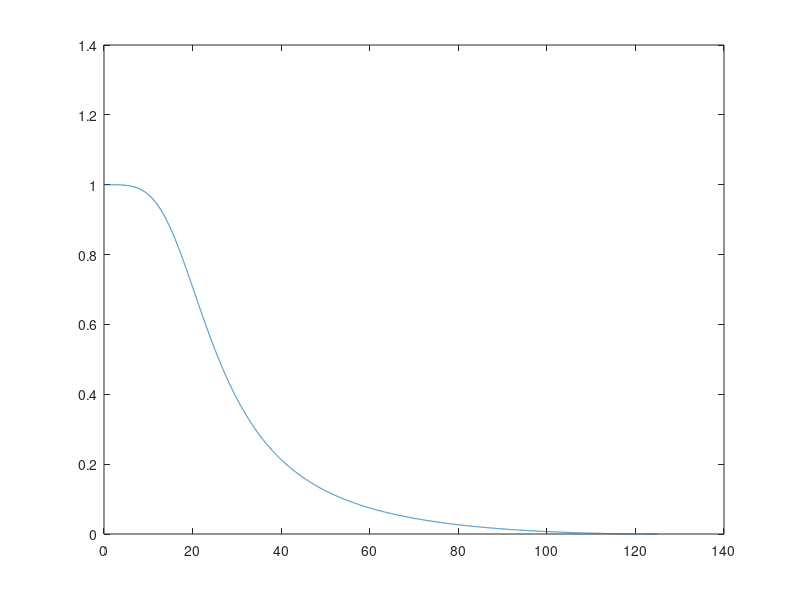

Source code (MATLAB):
% когда неизвестно характеристик фильтра, а есть только коэффициенты,
% и нужно перестроить его для другой частоты

Fs0 = 1000; % частота исходного сигнала, для которого сделан известный фильтр
b = [1, 2, 1]; % известные к-ты
a = [281,-512, 235]; % (к-т коррекции амлитуды не используем - тут не влияет)

% по АЧХ предпролагаем  тип фильтра и полосу пропускания
[h,w]=freqz(b,a,10000);
plot(w*Fs0/(2*pi),abs(h));

Fs = 250; % частота, на которую нужно пересчитать фильтр
% рассчитываем к-ты для фильра на новой частоте
[b,a] = butter(2, 20*2/Fs, 'low');

% проверяем АЧХ
[h,w]=freqz(b,a,10000);
plot(w*Fs/(2*pi),abs(h));

% *коэффициенты получаются дробными, а для прибора нужны целые.
% пока что просто подбираем такой коэффициент коррекции амлитуды,
% при умножении на который к-ты а и б станут целыми и с минимальными
% значениями после запятой 


